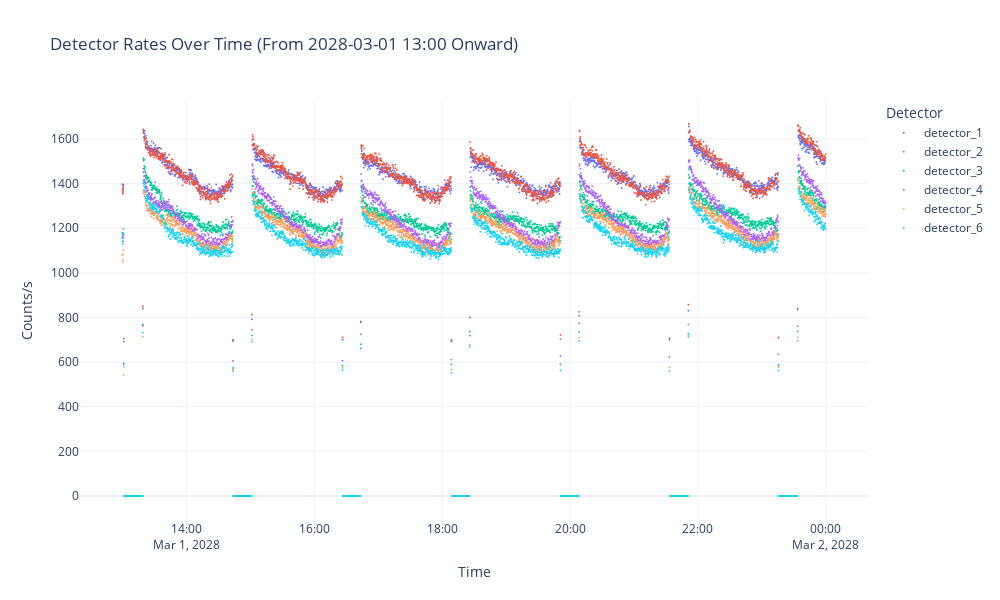

Notebook code cell kept with this figure:
### Code cell
import plotly.express as px

fig = px.scatter(
    clean_rates_df,
    x="timestamp",
    y=[f"detector_{i}" for i in range(1, 7)],
    labels={"value": "Counts/s", "variable": "Detector"},
    title="Detector Rates Over Time (From 2028-03-01 13:00 Onward)"
)

fig.update_traces(marker=dict(size=2))
fig.update_layout(
    xaxis_title="Time",
    yaxis_title="Counts/s",
    legend_title="Detector",
    template="plotly_white",
    height=600,
    width=1000
)

fig.show()

### Figure 1 — Plotly figure (JSON) as saved in the notebook; plotly's stock layout.template omitted (floating-point values rounded to 4 significant figures; data arrays with more than 128 entries replaced by an {"elided": "..."} marker saying what was removed)
{"data": [{"hovertemplate": "Detector=detector_1<br>timestamp=%{x}<br>Counts/s=%{y}<extra></extra>", "legendgroup": "detector_1", "marker": {"color": "#636efa", "size": 2, "symbol": "circle"}, "mode": "markers", "name": "detector_1", "showlegend": true, "type": "scattergl", "x": {"elided": "2640 str values"}, "xaxis": "x", "y": {"elided": "2640 float values"}, "yaxis": "y"}, {"hovertemplate": "Detector=detector_2<br>timestamp=%{x}<br>Counts/s=%{y}<extra></extra>", "legendgroup": "detector_2", "marker": {"color": "#EF553B", "size": 2, "symbol": "circle"}, "mode": "markers", "name": "detector_2", "showlegend": true, "type": "scattergl", "x": {"elided": "2640 str values"}, "xaxis": "x", "y": {"elided": "2640 float values"}, "yaxis": "y"}, {"hovertemplate": "Detector=detector_3<br>timestamp=%{x}<br>Counts/s=%{y}<extra></extra>", "legendgroup": "detector_3", "marker": {"color": "#00cc96", "size": 2, "symbol": "circle"}, "mode": "markers", "name": "detector_3", "showlegend": true, "type": "scattergl", "x": {"elided": "2640 str values"}, "xaxis": "x", "y": {"elided": "2640 float values"}, "yaxis": "y"}, {"hovertemplate": "Detector=detector_4<br>timestamp=%{x}<br>Counts/s=%{y}<extra></extra>", "legendgroup": "detector_4", "marker": {"color": "#ab63fa", "size": 2, "symbol": "circle"}, "mode": "markers", "name": "detector_4", "showlegend": true, "type": "scattergl", "x": {"elided": "2640 str values"}, "xaxis": "x", "y": {"elided": "2640 float values"}, "yaxis": "y"}, {"hovertemplate": "Detector=detector_5<br>timestamp=%{x}<br>Counts/s=%{y}<extra></extra>", "legendgroup": "detector_5", "marker": {"color": "#FFA15A", "size": 2, "symbol": "circle"}, "mode": "markers", "name": "detector_5", "showlegend": true, "type": "scattergl", "x": {"elided": "2640 str values"}, "xaxis": "x", "y": {"elided": "2640 float values"}, "yaxis": "y"}, {"hovertemplate": "Detector=detector_6<br>timestamp=%{x}<br>Counts/s=%{y}<extra></extra>", "legendgroup": "detector_6", "marker": {"color": "#19d3f3", "size": 2, "symbol": "circle"}, "mode": "markers", "name": "detector_6", "showlegend": true, "type": "scattergl", "x": {"elided": "2640 str values"}, "xaxis": "x", "y": {"elided": "2640 float values"}, "yaxis": "y"}], "layout": {"height": 600, "legend": {"title": {"text": "Detector"}, "tracegroupgap": 0}, "title": {"text": "Detector Rates Over Time (From 2028-03-01 13:00 Onward)"}, "width": 1000, "xaxis": {"anchor": "y", "domain": [0, 1], "title": {"text": "Time"}}, "yaxis": {"anchor": "x", "domain": [0, 1], "title": {"text": "Counts/s"}}}}
